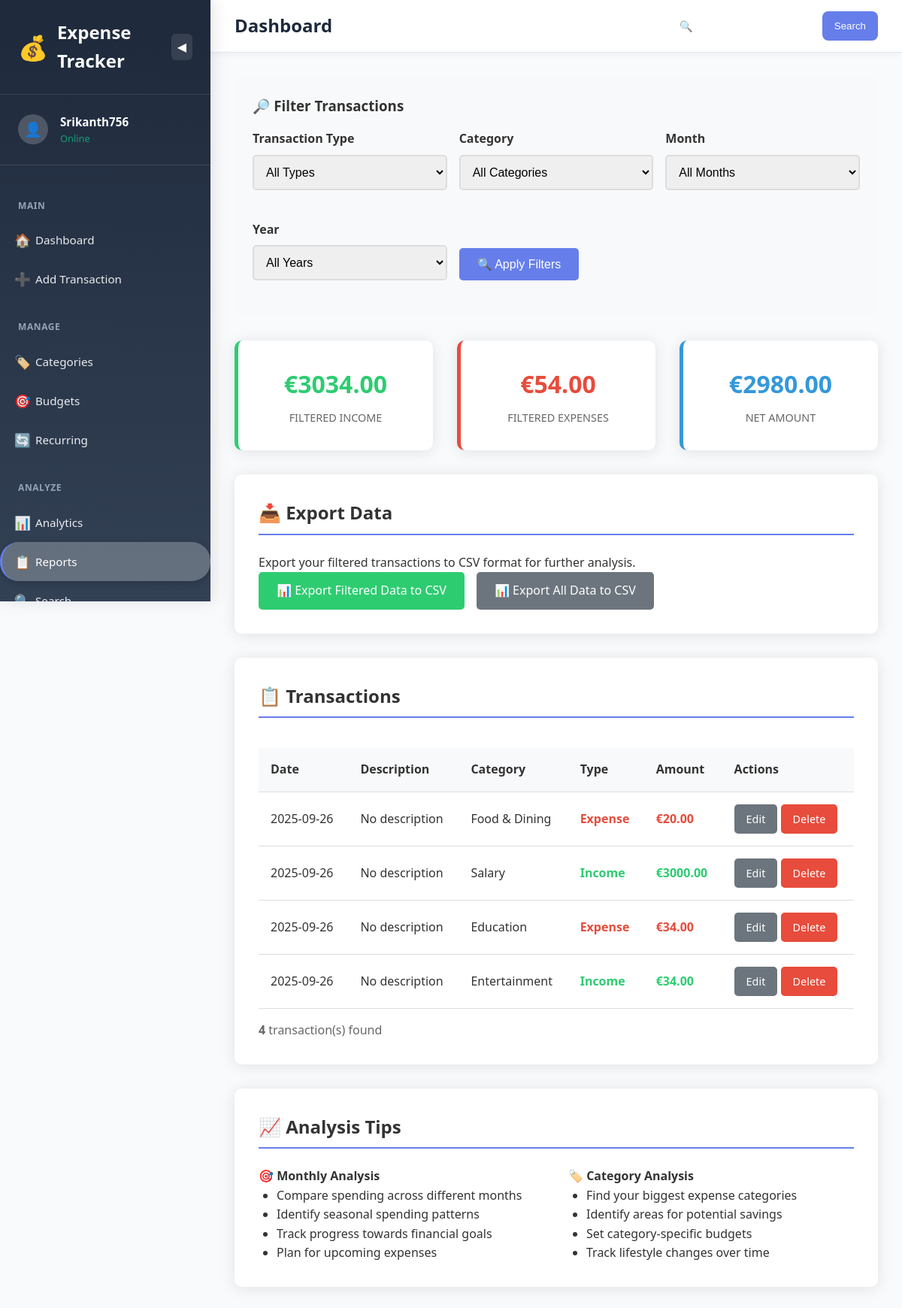
The app's page /reports (signed in) with its own data.
### tables this page shows
CREATE TABLE transactions (
            id INTEGER PRIMARY KEY AUTOINCREMENT,
            date TEXT NOT NULL,
            amount REAL NOT NULL,
            type TEXT NOT NULL CHECK (type IN ('income', 'expense')),
            category_id INTEGER,
            description TEXT,
            user_id INTEGER NOT NULL,
            FOREIGN KEY (category_id) REFERENCES categories (id),
            FOREIGN KEY (user_id) REFERENCES users (id)
        );

CREATE TABLE categories (
            id INTEGER PRIMARY KEY AUTOINCREMENT,
            name TEXT NOT NULL,
            user_id INTEGER NOT NULL,
            FOREIGN KEY (user_id) REFERENCES users (id),
            UNIQUE(name, user_id)
        );

### app.py (the view)
@app.route('/reports')
@login_required
def reports():
    user_id = session['user_id']
    filter_type = request.args.get('type', '')
    filter_category = request.args.get('category', '')
    filter_month = request.args.get('month', '')
    filter_year = request.args.get('year', '')
    conn = get_db_connection()
    query = '''
        SELECT t.*, c.name as category_name
        FROM transactions t
        LEFT JOIN categories c ON t.category_id = c.id
        WHERE t.user_id = ?
    '''
    params = [user_id]
    if filter_type:
        query += ' AND t.type = ?'
        params.append(filter_type)
    if filter_category:
        query += ' AND t.category_id = ?'
        params.append(filter_category)
    if filter_month:
        query += ' AND strftime("%m", t.date) = ?'
        params.append(filter_month.zfill(2))
    if filter_year:
        query += ' AND strftime("%Y", t.date) = ?'
        params.append(filter_year)
    query += ' ORDER BY t.date DESC, t.id DESC'
    transactions = conn.execute(query, params).fetchall()
    categories_list = conn.execute(
        'SELECT * FROM categories WHERE user_id = ? ORDER BY name',
        (user_id,)
    ).fetchall()
    summary_query = '''
        SELECT
            SUM(CASE WHEN type = 'income' THEN amount ELSE 0 END) as total_income,
            SUM(CASE WHEN type = 'expense' THEN amount ELSE 0 END) as total_expense
        FROM transactions t
        WHERE t.user_id = ?
    '''
    summary_params = [user_id]
    if filter_type:
        summary_query += ' AND t.type = ?'
        summary_params.append(filter_type)
    if filter_category:
        summary_query += ' AND t.category_id = ?'
        summary_params.append(filter_category)
    if filter_month:
        summary_query += ' AND strftime("%m", t.date) = ?'
        summary_params.append(filter_month.zfill(2))
    if filter_year:
        summary_query += ' AND strftime("%Y", t.date) = ?'
        summary_params.append(filter_year)
    summary = conn.execute(summary_query, summary_params).fetchone()
    conn.close()
    return render_template('reports.html',
                         transactions=transactions,
                         categories=categories_list,
                         filter_type=filter_type,
                         filter_category=filter_category,
                         filter_month=filter_month,
                         filter_year=filter_year,
                         total_income=summary['total_income'] or 0,
                         total_expense=summary['total_expense'] or 0)

### app.py (called while the page is built)
def login_required(f):
    @wraps(f)
    def decorated_function(*args, **kwargs):
        if 'user_id' not in session:
            return redirect(url_for('login'))
        return f(*args, **kwargs)
    return decorated_function

def get_db_connection():
    conn = sqlite3.connect(DATABASE_PATH)
    conn.row_factory = sqlite3.Row
    return conn

### templates/reports.html (shortened to what this page needs)
{% extends "base.html" %}
{% block content %}
<div class="fade-in">
    <div class="filters">
        <h3>🔎 Filter Transactions</h3>
        <form method="GET" action="{{ url_for('reports') }}">
            <div class="filter-row">
                <div class="form-group">
                    <label for="type">Transaction Type</label>
                    <select id="type" name="type">
                        <option value="">All Types</option>
                    </select>
                </div>
                <div class="form-group">
                    <label for="category">Category</label>
                    <select id="category" name="category">
                        <option value="">All Categories</option>
                    </select>
                </div>
                <div class="form-group">
                    <label for="month">Month</label>
                    <select id="month" name="month">
                        <option value="">All Months</option>
                    </select>
                </div>
                <div class="form-group">
                    <label for="year">Year</label>
                    <select id="year" name="year">
                        <option value="">All Years</option>
                    </select>
                </div>
                <div class="form-group">
                    <label>&nbsp;</label>
                    <button type="submit" class="btn">🔍 Apply Filters</button>
                </div>
            </div>
        </form>
    </div>
    <div class="stats-grid">
        <div class="stat-card income">
            <div class="stat-value">€{{ "%.2f"|format(total_income) }}</div>
            <div class="stat-label">Filtered Income</div>
        </div>
        <div class="stat-card expense">
            <div class="stat-value">€{{ "%.2f"|format(total_expense) }}</div>
            <div class="stat-label">Filtered Expenses</div>
        </div>
        <div class="stat-card balance">
            <div class="stat-value">€{{ "%.2f"|format(total_income - total_expense) }}</div>
            <div class="stat-label">Net Amount</div>
        </div>
    </div>
    <div class="card">
        <h2>📥 Export Data</h2>
        <p>Export your filtered transactions to CSV format for further analysis.</p>
        <div style="display: flex; gap: 1rem; flex-wrap: wrap;">
            <a href="{{ url_for('export_csv') }}?type={{ filter_type }}&category={{ filter_category }}&month={{ filter_month }}&year={{ filter_year }}"
               class="btn btn-success">📊 Export Filtered Data to CSV</a>
            <a href="{{ url_for('export_csv') }}" class="btn btn-secondary">📊 Export All Data to CSV</a>
        </div>
    </div>
    <div class="card">
        <h2>📋 Transactions
        </h2>
        {% if transactions %}
        <div class="table-container">
            <table>
                <thead>
                    <tr>
                        <th>Date</th>
                        <th>Description</th>
                        <th>Category</th>
                        <th>Type</th>
                        <th>Amount</th>
                        <th>Actions</th>
                    </tr>
                </thead>
                <tbody>
                    {% for transaction in transactions %}
                    <tr>
                        <td>{{ transaction.date }}</td>
                        <td>{{ transaction.description or 'No description' }}</td>
                        <td>{{ transaction.category_name or 'No category' }}</td>
                        <td>
                            {% if transaction.type == 'income' %}
                                <span style="color: #2ecc71; font-weight: 600;">Income</span>
                            {% else %}
                                <span style="color: #e74c3c; font-weight: 600;">Expense</span>
                            {% endif %}
                        </td>
                        <td class="amount-{{ transaction.type }}">€{{ "%.2f"|format(transaction.amount) }}</td>
                        <td>
                            <a href="{{ url_for('edit_transaction', transaction_id=transaction.id) }}"
                               class="btn btn-small btn-secondary">Edit</a>
                            <a href="{{ url_for('delete_transaction', transaction_id=transaction.id) }}"
                               class="btn btn-small btn-danger"
                               onclick="return confirm('Are you sure you want to delete this transaction?')">Delete</a>
                        </td>
                    </tr>
                    {% endfor %}
                </tbody>
            </table>
        </div>
        <div style="margin-top: 1rem; color: #666;">
            <strong>{{ transactions|length }}</strong> transaction(s) found
        </div>
        {% endif %}
    </div>
    <div class="card">
        <h2>📈 Analysis Tips</h2>
        <div style="display: grid; grid-template-columns: repeat(auto-fit, minmax(300px, 1fr)); gap: 2rem;">
            <div>
                <h4>🎯 Monthly Analysis</h4>
                <ul style="padding-left: 1.5rem;">
                    <li>Compare spending across different months</li>
                    <li>Identify seasonal spending patterns</li>
                    <li>Track progress towards financial goals</li>
                    <li>Plan for upcoming expenses</li>
                </ul>
            </div>
            <div>
                <h4>🏷️ Category Analysis</h4>
                <ul style="padding-left: 1.5rem;">
                    <li>Find your biggest expense categories</li>
                    <li>Identify areas for potential savings</li>
                    <li>Set category-specific budgets</li>
                    <li>Track lifestyle changes over time</li>
                </ul>
            </div>
        </div>
    </div>
</div>
{% endblock %}

### static/css/style.css (style rules this page uses)
* { margin: 0; padding: 0; box-sizing: border-box; }
body { font-family: 'Segoe UI', Tahoma, Geneva, Verdana, sans-serif; line-height: 1.6; color: #333; background-color: #f8fafc; overflow-x: hidden; }
.card { background: white; border-radius: 10px; padding: 2rem; margin-bottom: 2rem; box-shadow: 0 2px 20px rgba(0,0,0,0.1); }
.card h2 { margin-bottom: 1.5rem; color: #333; border-bottom: 2px solid #667eea; padding-bottom: 0.5rem; }
.stats-grid { display: grid; grid-template-columns: repeat(auto-fit, minmax(250px, 1fr)); gap: 2rem; margin-bottom: 2rem; }
.stat-card { background: white; padding: 2rem; border-radius: 10px; text-align: center; box-shadow: 0 2px 20px rgba(0,0,0,0.1); transition: transform 0.3s; }
.stat-card.income { border-left: 5px solid #2ecc71; }
.stat-card.expense { border-left: 5px solid #e74c3c; }
.stat-card.balance { border-left: 5px solid #3498db; }
.stat-value { font-size: 2rem; font-weight: bold; margin-bottom: 0.5rem; }
.stat-label { color: #666; text-transform: uppercase; font-size: 0.9rem; }
.income .stat-value { color: #2ecc71; }
.expense .stat-value { color: #e74c3c; }
.balance .stat-value { color: #3498db; }
.form-group { margin-bottom: 1.5rem; }
.form-group label { display: block; margin-bottom: 0.5rem; font-weight: 600; color: #333; }
.form-group input, .form-group select, .form-group textarea { width: 100%; padding: 0.75rem; border: 2px solid #ddd; border-radius: 5px; font-size: 1rem; transition: border-color 0.3s; }
.btn { display: inline-block; padding: 0.75rem 1.5rem; background: #667eea; color: white; text-decoration: none; border: none; border-radius: 5px; cursor: pointer; font-size: 1rem; transition: background-color 0.3s, transform 0.2s; }
.btn-secondary { background: #6c757d; }
.btn-danger { background: #e74c3c; }
.btn-success { background: #2ecc71; }
.btn-small { padding: 0.5rem 1rem; font-size: 0.9rem; }
.table-container { overflow-x: auto; }
table { width: 100%; border-collapse: collapse; margin-top: 1rem; }
th, td { padding: 1rem; text-align: left; border-bottom: 1px solid #ddd; }
th { background: #f8f9fa; font-weight: 600; color: #333; }
.amount-income { color: #2ecc71; font-weight: 600; }
.amount-expense { color: #e74c3c; font-weight: 600; }
.filters { background: #f8f9fa; padding: 1.5rem; border-radius: 10px; margin-bottom: 2rem; }
.filters h3 { margin-bottom: 1rem; color: #333; }
.filter-row { display: grid; grid-template-columns: repeat(auto-fit, minmax(200px, 1fr)); gap: 1rem; align-items: end; }
.fade-in { animation: fadeIn 0.5s ease-in; }

### records on screen
transactions: type "Expense", amount "20.00"
transactions: type "Income", amount "3000.00"
transactions: type "Expense", amount "34.00"
transactions: type "Income", amount "34.00"

### other values on screen
{{ session.username }} "Srikanth756"
{{ "%.2f"|format(total_income) }} "3034.00"
{{ "%.2f"|format(total_expense) }} "54.00"
{{ "%.2f"|format(total_income - total_expense) }} "2980.00"
{{ transactions|length }} "4"
